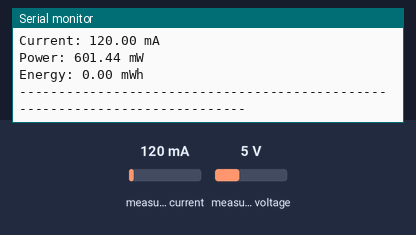
This sketch was run on a simulated Arduino Uno, built with avr-gcc and run on an emulated ATmega328P. Shown: the last lines printed to the serial monitor. The inputs (shaded band) are chosen by the test bench; at power-on: measured current 120 mA, measured voltage 5 V.

Above: at 1.2 s.
1.3 s: measured current set to 40 mA
At 2.7 s:
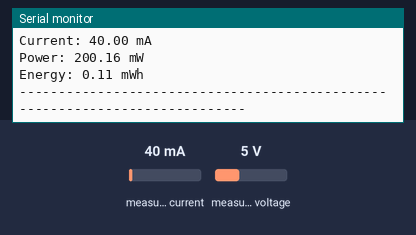
3.6 s: measured voltage set to 0.3 V
At 5.6 s:
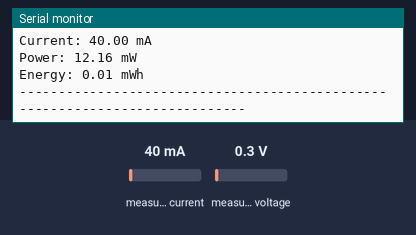
5.9 s: measured current set to 500 mA
At 8.1 s:
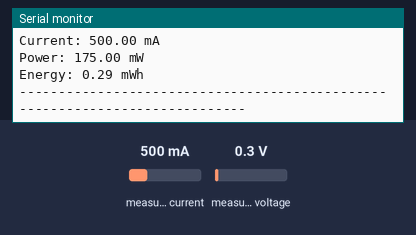
Timing chart, 0 to 9.6 s (numbered marks = the images above; inputs shaded):
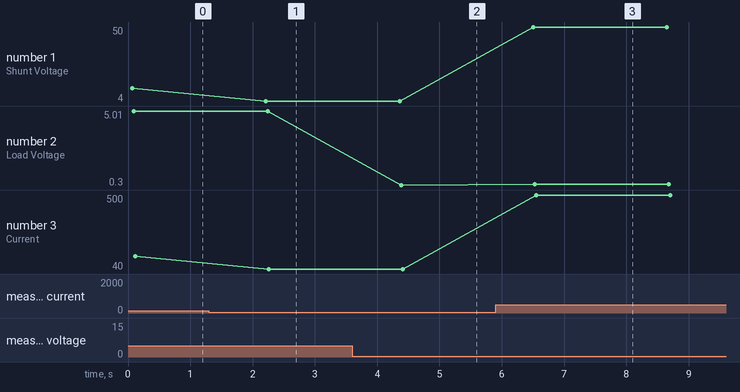

Measured:
- after the input at 1.3 s, the serial monitor: prints a new line after 0.91 s (image 1)
- after the input at 3.6 s, the serial monitor: prints a new line after 0.74 s (image 2)
- after the input at 5.9 s, the serial monitor: prints a new line after 0.60 s (image 3)
- plotted number 1: 12 → 4 after the input at 1.3 s, 4 → 50 after the input at 5.9 s
- plotted number 2: 5 → 0.3 after the input at 3.6 s, 0.3 → 0.35 after the input at 5.9 s
- plotted number 3: 120 → 40 after the input at 1.3 s, 40 → 500 after the input at 5.9 s

The sketch:

INA219_ESSAI2.2.ino
```cpp
#include <Wire.h>
#include <Adafruit_INA219.h>

Adafruit_INA219 ina219;
 float voltage_V = 0,shuntVoltage_mV,busVoltage_V;
 float current_mA = 0;
 float power_mW = 0;
 float energy_Wh=0;
 long time_s=0;


void setup(void)
{
 Serial.begin(9600);
 uint32_t currentFrequency;
 ina219.begin();
 Serial.println("Measuring voltage and current with INA219");
}


void loop(void)
{
 getData();
 delay(2000);
}
void getData(){

 time_s=millis()/(1000); // convert time to sec
 busVoltage_V = ina219.getBusVoltage_V();
 shuntVoltage_mV = ina219.getShuntVoltage_mV();
 voltage_V = busVoltage_V + (shuntVoltage_mV / 1000);
 current_mA = ina219.getCurrent_mA();
 //power_mW = ina219.getPower_mW();
 power_mW=current_mA*voltage_V;
 energy_Wh=(power_mW*time_s)/3600; //energy in watt hour


 Serial.print("Bus Voltage: "); Serial.print(busVoltage_V); Serial.println(" V");
 Serial.print("Shunt Voltage: "); Serial.print(shuntVoltage_mV); Serial.println(" mV");
 Serial.print("Load Voltage: "); Serial.print(voltage_V); Serial.println(" V");
 Serial.print("Current: "); Serial.print(current_mA); Serial.println(" mA");
 Serial.print("Power: "); Serial.print(power_mW); Serial.println(" mW");
 Serial.print("Energy: "); Serial.print(energy_Wh); Serial.println(" mWh");
 Serial.println("----------------------------------------------------------------------------");
}
```
